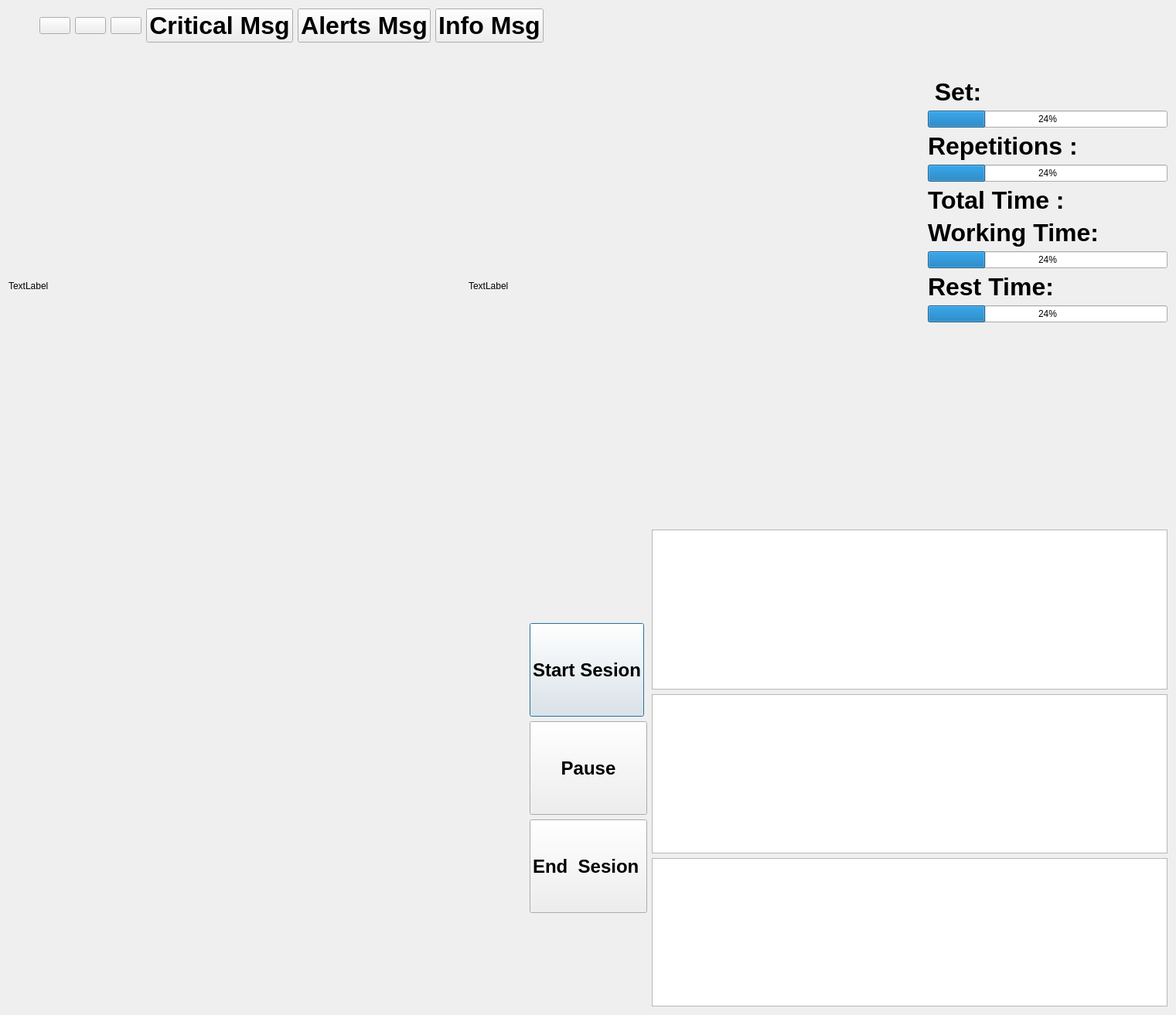
<?xml version="1.0" encoding="UTF-8"?>
<ui version="4.0">
 <class>UserClientSesionExecution</class>
 <widget class="QDialog" name="UserClientSesionExecution">
  <property name="geometry">
   <rect>
    <x>0</x>
    <y>0</y>
    <width>1521</width>
    <height>1313</height>
   </rect>
  </property>
  <property name="windowTitle">
   <string>Dialog</string>
  </property>
  <layout class="QGridLayout" name="gridLayout">
   <item row="6" column="0">
    <layout class="QHBoxLayout" name="horizontalLayout_2">
     <item>
      <widget class="QWidget" name="feedBackGraphContainer" native="true">
       <property name="sizePolicy">
        <sizepolicy hsizetype="MinimumExpanding" vsizetype="MinimumExpanding">
         <horstretch>0</horstretch>
         <verstretch>0</verstretch>
        </sizepolicy>
       </property>
       <layout class="QGridLayout" name="gridLayout_2">
        <item row="0" column="0">
         <layout class="QHBoxLayout" name="graphLayout"/>
        </item>
       </layout>
      </widget>
     </item>
     <item>
      <layout class="QVBoxLayout" name="verticalLayout_2">
       <item>
        <spacer name="verticalSpacer_3">
         <property name="orientation">
          <enum>Qt::Orientation::Vertical</enum>
         </property>
         <property name="sizeType">
          <enum>QSizePolicy::Policy::MinimumExpanding</enum>
         </property>
         <property name="sizeHint" stdset="0">
          <size>
           <width>20</width>
           <height>40</height>
          </size>
         </property>
        </spacer>
       </item>
       <item>
        <widget class="QPushButton" name="ReadyButon">
         <property name="sizePolicy">
          <sizepolicy hsizetype="Maximum" vsizetype="MinimumExpanding">
           <horstretch>0</horstretch>
           <verstretch>0</verstretch>
          </sizepolicy>
         </property>
         <property name="font">
          <font>
           <pointsize>18</pointsize>
           <bold>true</bold>
           <strikeout>false</strikeout>
          </font>
         </property>
         <property name="text">
          <string>Start Sesion</string>
         </property>
        </widget>
       </item>
       <item>
        <widget class="QPushButton" name="pauseButton">
         <property name="sizePolicy">
          <sizepolicy hsizetype="Minimum" vsizetype="MinimumExpanding">
           <horstretch>0</horstretch>
           <verstretch>0</verstretch>
          </sizepolicy>
         </property>
         <property name="font">
          <font>
           <pointsize>18</pointsize>
           <bold>true</bold>
           <strikeout>false</strikeout>
          </font>
         </property>
         <property name="text">
          <string>Pause</string>
         </property>
        </widget>
       </item>
       <item>
        <widget class="QPushButton" name="EndSesionButton">
         <property name="sizePolicy">
          <sizepolicy hsizetype="Maximum" vsizetype="MinimumExpanding">
           <horstretch>0</horstretch>
           <verstretch>0</verstretch>
          </sizepolicy>
         </property>
         <property name="font">
          <font>
           <pointsize>18</pointsize>
           <bold>true</bold>
           <strikeout>false</strikeout>
          </font>
         </property>
         <property name="text">
          <string>End  Sesion </string>
         </property>
        </widget>
       </item>
       <item>
        <spacer name="verticalSpacer_4">
         <property name="orientation">
          <enum>Qt::Orientation::Vertical</enum>
         </property>
         <property name="sizeType">
          <enum>QSizePolicy::Policy::MinimumExpanding</enum>
         </property>
         <property name="sizeHint" stdset="0">
          <size>
           <width>20</width>
           <height>40</height>
          </size>
         </property>
        </spacer>
       </item>
      </layout>
     </item>
     <item>
      <layout class="QVBoxLayout" name="verticalLayout_4">
       <item>
        <widget class="QTextEdit" name="criticalMsgEdit">
         <property name="font">
          <font>
           <pointsize>20</pointsize>
          </font>
         </property>
        </widget>
       </item>
       <item>
        <widget class="QTextEdit" name="alertsMsgEdit">
         <property name="font">
          <font>
           <pointsize>20</pointsize>
          </font>
         </property>
        </widget>
       </item>
       <item>
        <widget class="QTextEdit" name="infoMsgEdit">
         <property name="sizePolicy">
          <sizepolicy hsizetype="Expanding" vsizetype="Minimum">
           <horstretch>0</horstretch>
           <verstretch>0</verstretch>
          </sizepolicy>
         </property>
         <property name="font">
          <font>
           <pointsize>20</pointsize>
          </font>
         </property>
        </widget>
       </item>
      </layout>
     </item>
    </layout>
   </item>
   <item row="0" column="0">
    <layout class="QHBoxLayout" name="horizontalLayout_3">
     <item>
      <spacer name="horizontalSpacer_2">
       <property name="orientation">
        <enum>Qt::Orientation::Horizontal</enum>
       </property>
       <property name="sizeType">
        <enum>QSizePolicy::Policy::Minimum</enum>
       </property>
       <property name="sizeHint" stdset="0">
        <size>
         <width>40</width>
         <height>20</height>
        </size>
       </property>
      </spacer>
     </item>
     <item>
      <widget class="QPushButton" name="muteButton">
       <property name="text">
        <string/>
       </property>
       <property name="icon">
        <iconset theme="QIcon::ThemeIcon::AudioVolumeMuted"/>
       </property>
       <property name="iconSize">
        <size>
         <width>40</width>
         <height>40</height>
        </size>
       </property>
      </widget>
     </item>
     <item>
      <widget class="QPushButton" name="volumeDownButton">
       <property name="text">
        <string/>
       </property>
       <property name="icon">
        <iconset theme="QIcon::ThemeIcon::AudioVolumeLow"/>
       </property>
       <property name="iconSize">
        <size>
         <width>40</width>
         <height>40</height>
        </size>
       </property>
      </widget>
     </item>
     <item>
      <widget class="QPushButton" name="volumeUpButton">
       <property name="text">
        <string/>
       </property>
       <property name="icon">
        <iconset theme="QIcon::ThemeIcon::AudioVolumeHigh"/>
       </property>
       <property name="iconSize">
        <size>
         <width>40</width>
         <height>40</height>
        </size>
       </property>
      </widget>
     </item>
     <item>
      <widget class="QPushButton" name="criticalButton">
       <property name="font">
        <font>
         <pointsize>24</pointsize>
         <bold>true</bold>
        </font>
       </property>
       <property name="text">
        <string>Critical Msg</string>
       </property>
       <property name="icon">
        <iconset theme="audio-volume-high"/>
       </property>
       <property name="iconSize">
        <size>
         <width>34</width>
         <height>34</height>
        </size>
       </property>
      </widget>
     </item>
     <item>
      <widget class="QPushButton" name="alertsButton">
       <property name="font">
        <font>
         <pointsize>24</pointsize>
         <bold>true</bold>
        </font>
       </property>
       <property name="text">
        <string>Alerts Msg</string>
       </property>
       <property name="icon">
        <iconset theme="QIcon::ThemeIcon::AudioVolumeHigh"/>
       </property>
       <property name="iconSize">
        <size>
         <width>34</width>
         <height>34</height>
        </size>
       </property>
      </widget>
     </item>
     <item>
      <widget class="QPushButton" name="infoButton">
       <property name="font">
        <font>
         <pointsize>24</pointsize>
         <bold>true</bold>
        </font>
       </property>
       <property name="text">
        <string>Info Msg</string>
       </property>
       <property name="icon">
        <iconset theme="audio-volume-high"/>
       </property>
       <property name="iconSize">
        <size>
         <width>34</width>
         <height>34</height>
        </size>
       </property>
      </widget>
     </item>
     <item>
      <spacer name="horizontalSpacer">
       <property name="orientation">
        <enum>Qt::Orientation::Horizontal</enum>
       </property>
       <property name="sizeHint" stdset="0">
        <size>
         <width>40</width>
         <height>20</height>
        </size>
       </property>
      </spacer>
     </item>
    </layout>
   </item>
   <item row="5" column="0">
    <layout class="QVBoxLayout" name="verticalLayout">
     <item>
      <layout class="QHBoxLayout" name="horizontalLayout">
       <item>
        <widget class="QLabel" name="frontImage">
         <property name="sizePolicy">
          <sizepolicy hsizetype="Expanding" vsizetype="Expanding">
           <horstretch>0</horstretch>
           <verstretch>0</verstretch>
          </sizepolicy>
         </property>
         <property name="text">
          <string>TextLabel</string>
         </property>
        </widget>
       </item>
       <item>
        <widget class="QLabel" name="sideImage">
         <property name="sizePolicy">
          <sizepolicy hsizetype="Expanding" vsizetype="Expanding">
           <horstretch>0</horstretch>
           <verstretch>0</verstretch>
          </sizepolicy>
         </property>
         <property name="text">
          <string>TextLabel</string>
         </property>
        </widget>
       </item>
       <item>
        <layout class="QVBoxLayout" name="verticalLayout_6">
         <item>
          <spacer name="verticalSpacer_2">
           <property name="orientation">
            <enum>Qt::Orientation::Vertical</enum>
           </property>
           <property name="sizeType">
            <enum>QSizePolicy::Policy::Minimum</enum>
           </property>
           <property name="sizeHint" stdset="0">
            <size>
             <width>20</width>
             <height>40</height>
            </size>
           </property>
          </spacer>
         </item>
         <item>
          <layout class="QVBoxLayout" name="verticalLayout_3">
           <item>
            <widget class="QLabel" name="SetLabel">
             <property name="sizePolicy">
              <sizepolicy hsizetype="Minimum" vsizetype="Preferred">
               <horstretch>0</horstretch>
               <verstretch>0</verstretch>
              </sizepolicy>
             </property>
             <property name="font">
              <font>
               <pointsize>24</pointsize>
               <bold>true</bold>
              </font>
             </property>
             <property name="text">
              <string> Set:                           </string>
             </property>
            </widget>
           </item>
           <item>
            <widget class="QProgressBar" name="setBar">
             <property name="sizePolicy">
              <sizepolicy hsizetype="Minimum" vsizetype="Fixed">
               <horstretch>0</horstretch>
               <verstretch>0</verstretch>
              </sizepolicy>
             </property>
             <property name="value">
              <number>24</number>
             </property>
            </widget>
           </item>
           <item>
            <widget class="QLabel" name="RepsLabel">
             <property name="sizePolicy">
              <sizepolicy hsizetype="Minimum" vsizetype="Preferred">
               <horstretch>0</horstretch>
               <verstretch>0</verstretch>
              </sizepolicy>
             </property>
             <property name="font">
              <font>
               <pointsize>24</pointsize>
               <bold>true</bold>
              </font>
             </property>
             <property name="text">
              <string>Repetitions :</string>
             </property>
            </widget>
           </item>
           <item>
            <widget class="QProgressBar" name="repsBar">
             <property name="sizePolicy">
              <sizepolicy hsizetype="Minimum" vsizetype="Fixed">
               <horstretch>0</horstretch>
               <verstretch>0</verstretch>
              </sizepolicy>
             </property>
             <property name="value">
              <number>24</number>
             </property>
            </widget>
           </item>
           <item>
            <widget class="QLabel" name="SesionTimeLabel">
             <property name="sizePolicy">
              <sizepolicy hsizetype="Minimum" vsizetype="Preferred">
               <horstretch>0</horstretch>
               <verstretch>0</verstretch>
              </sizepolicy>
             </property>
             <property name="font">
              <font>
               <pointsize>24</pointsize>
               <bold>true</bold>
              </font>
             </property>
             <property name="text">
              <string>Total Time :</string>
             </property>
            </widget>
           </item>
           <item>
            <widget class="QLabel" name="workingTimeLabel">
             <property name="font">
              <font>
               <pointsize>24</pointsize>
               <bold>true</bold>
              </font>
             </property>
             <property name="text">
              <string>Working Time: </string>
             </property>
            </widget>
           </item>
           <item>
            <widget class="QProgressBar" name="workingTimeBar">
             <property name="sizePolicy">
              <sizepolicy hsizetype="Minimum" vsizetype="Fixed">
               <horstretch>0</horstretch>
               <verstretch>0</verstretch>
              </sizepolicy>
             </property>
             <property name="value">
              <number>24</number>
             </property>
            </widget>
           </item>
           <item>
            <widget class="QLabel" name="restTimeLabel">
             <property name="sizePolicy">
              <sizepolicy hsizetype="Minimum" vsizetype="Preferred">
               <horstretch>0</horstretch>
               <verstretch>0</verstretch>
              </sizepolicy>
             </property>
             <property name="font">
              <font>
               <pointsize>24</pointsize>
               <bold>true</bold>
              </font>
             </property>
             <property name="text">
              <string>Rest Time:</string>
             </property>
            </widget>
           </item>
           <item>
            <widget class="QProgressBar" name="restTimeBar">
             <property name="sizePolicy">
              <sizepolicy hsizetype="Minimum" vsizetype="Fixed">
               <horstretch>0</horstretch>
               <verstretch>0</verstretch>
              </sizepolicy>
             </property>
             <property name="value">
              <number>24</number>
             </property>
            </widget>
           </item>
           <item>
            <spacer name="verticalSpacer">
             <property name="orientation">
              <enum>Qt::Orientation::Vertical</enum>
             </property>
             <property name="sizeHint" stdset="0">
              <size>
               <width>20</width>
               <height>40</height>
              </size>
             </property>
            </spacer>
           </item>
          </layout>
         </item>
        </layout>
       </item>
      </layout>
     </item>
    </layout>
   </item>
  </layout>
 </widget>
 <resources/>
 <connections/>
</ui>
